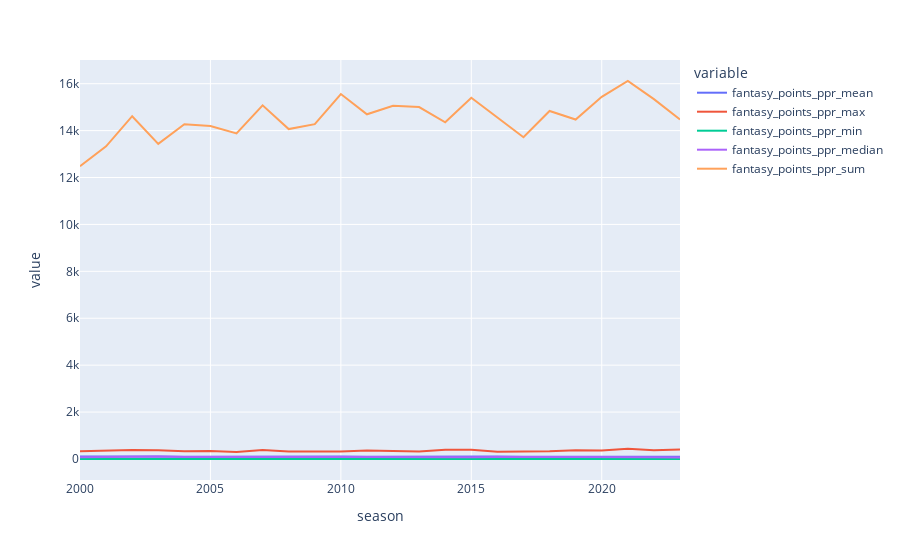

The code cell stored with this chart in its notebook:
### Code cell
fig = px.line(df_vis, x="season", y=["fantasy_points_ppr_mean", "fantasy_points_ppr_max", 
                                     "fantasy_points_ppr_min", "fantasy_points_ppr_median",
                                     "fantasy_points_ppr_sum"
                                    ])
fig.write_html("../../interactive-2.0/appendix/fantasy_point_ppr_agg_by_season.html")
fig.show()

### Figure 1 — Plotly figure (JSON) as saved in the notebook; plotly's stock layout.template omitted (floating-point values rounded to 4 significant figures)
{"data": [{"hovertemplate": "variable=fantasy_points_ppr_mean<br>season=%{x}<br>value=%{y}<extra></extra>", "legendgroup": "fantasy_points_ppr_mean", "line": {"color": "#636efa", "dash": "solid"}, "marker": {"symbol": "circle"}, "mode": "lines", "name": "fantasy_points_ppr_mean", "orientation": "v", "showlegend": true, "type": "scatter", "x": [2000, 2001, 2002, 2003, 2004, 2005, 2006, 2007, 2008, 2009, 2010, 2011, 2012, 2013, 2014, 2015, 2016, 2017, 2018, 2019, 2020, 2021, 2022, 2023], "xaxis": "x", "y": [100.6, 108.4, 119.8, 107.5, 99.09, 102.9, 107.6, 114.2, 103.4, 103.4, 100.4, 91.84, 100.4, 103.5, 98.99, 102.7, 105.5, 96.6, 103.8, 99.81, 102.9, 94.79, 91.31, 95.23], "yaxis": "y"}, {"hovertemplate": "variable=fantasy_points_ppr_max<br>season=%{x}<br>value=%{y}<extra></extra>", "legendgroup": "fantasy_points_ppr_max", "line": {"color": "#EF553B", "dash": "solid"}, "marker": {"symbol": "circle"}, "mode": "lines", "name": "fantasy_points_ppr_max", "orientation": "v", "showlegend": true, "type": "scatter", "x": [2000, 2001, 2002, 2003, 2004, 2005, 2006, 2007, 2008, 2009, 2010, 2011, 2012, 2013, 2014, 2015, 2016, 2017, 2018, 2019, 2020, 2021, 2022, 2023], "xaxis": "x", "y": [323.8, 351.7, 384.2, 376, 329, 339.8, 301.6, 385.3, 320.5, 314.9, 316.2, 359.2, 342.4, 319, 388.9, 390.9, 307.3, 310.3, 334, 374.6, 358.4, 439.5, 368.7, 405.2], "yaxis": "y"}, {"hovertemplate": "variable=fantasy_points_ppr_min<br>season=%{x}<br>value=%{y}<extra></extra>", "legendgroup": "fantasy_points_ppr_min", "line": {"color": "#00cc96", "dash": "solid"}, "marker": {"symbol": "circle"}, "mode": "lines", "name": "fantasy_points_ppr_min", "orientation": "v", "showlegend": true, "type": "scatter", "x": [2000, 2001, 2002, 2003, 2004, 2005, 2006, 2007, 2008, 2009, 2010, 2011, 2012, 2013, 2014, 2015, 2016, 2017, 2018, 2019, 2020, 2021, 2022, 2023], "xaxis": "x", "y": [0, 0, 0, 0, 0, -0.3, 1.3, -0.3, 1.4, 0, 0, 0, 0, 0, 0, -0.1, 0, 0, 0, -1.4, 0, 0, 0, -0.2], "yaxis": "y"}, {"hovertemplate": "variable=fantasy_points_ppr_median<br>season=%{x}<br>value=%{y}<extra></extra>", "legendgroup": "fantasy_points_ppr_median", "line": {"color": "#ab63fa", "dash": "solid"}, "marker": {"symbol": "circle"}, "mode": "lines", "name": "fantasy_points_ppr_median", "orientation": "v", "showlegend": true, "type": "scatter", "x": [2000, 2001, 2002, 2003, 2004, 2005, 2006, 2007, 2008, 2009, 2010, 2011, 2012, 2013, 2014, 2015, 2016, 2017, 2018, 2019, 2020, 2021, 2022, 2023], "xaxis": "x", "y": [70.25, 80, 108.6, 106, 81.65, 83, 91.1, 106.8, 92.6, 85.55, 87.2, 79.7, 73.4, 87.4, 75.4, 76.7, 87.9, 73.7, 80.1, 81.9, 88.2, 77.45, 70.35, 61.5], "yaxis": "y"}, {"hovertemplate": "variable=fantasy_points_ppr_sum<br>season=%{x}<br>value=%{y}<extra></extra>", "legendgroup": "fantasy_points_ppr_sum", "line": {"color": "#FFA15A", "dash": "solid"}, "marker": {"symbol": "circle"}, "mode": "lines", "name": "fantasy_points_ppr_sum", "orientation": "v", "showlegend": true, "type": "scatter", "x": [2000, 2001, 2002, 2003, 2004, 2005, 2006, 2007, 2008, 2009, 2010, 2011, 2012, 2013, 2014, 2015, 2016, 2017, 2018, 2019, 2020, 2021, 2022, 2023], "xaxis": "x", "y": [12480.0, 13330.0, 14610.0, 13430.0, 14270.0, 14190.0, 13880.0, 15080.0, 14060.0, 14270.0, 15560.0, 14690.0, 15050.0, 15000.0, 14350.0, 15400.0, 14560.0, 13720.0, 14840.0, 14473, 15440.0, 16110.0, 15340.0, 14480.0], "yaxis": "y"}], "layout": {"legend": {"title": {"text": "variable"}, "tracegroupgap": 0}, "margin": {"t": 60}, "xaxis": {"anchor": "y", "domain": [0, 1], "title": {"text": "season"}}, "yaxis": {"anchor": "x", "domain": [0, 1], "title": {"text": "value"}}}}
